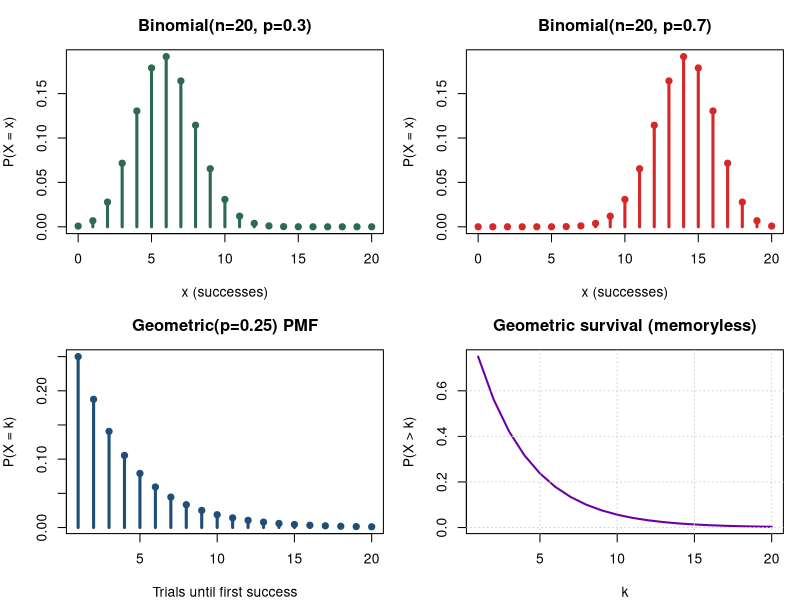
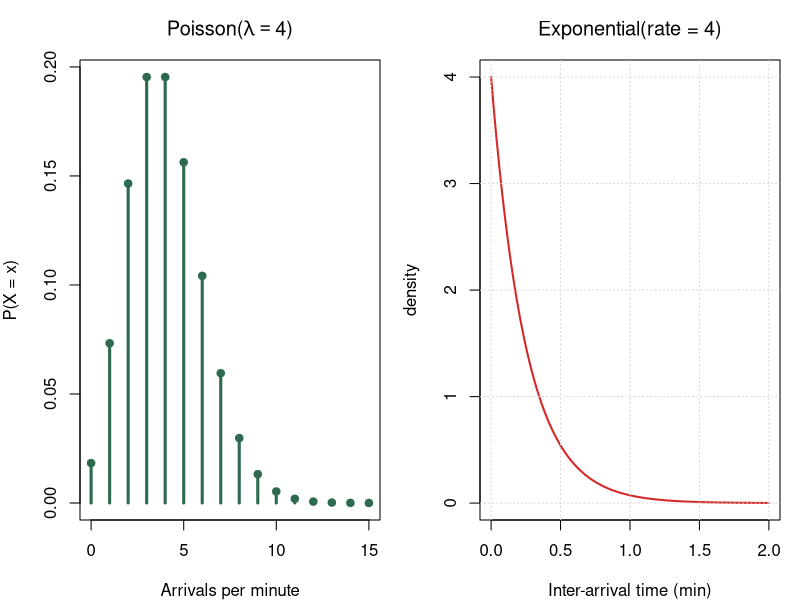
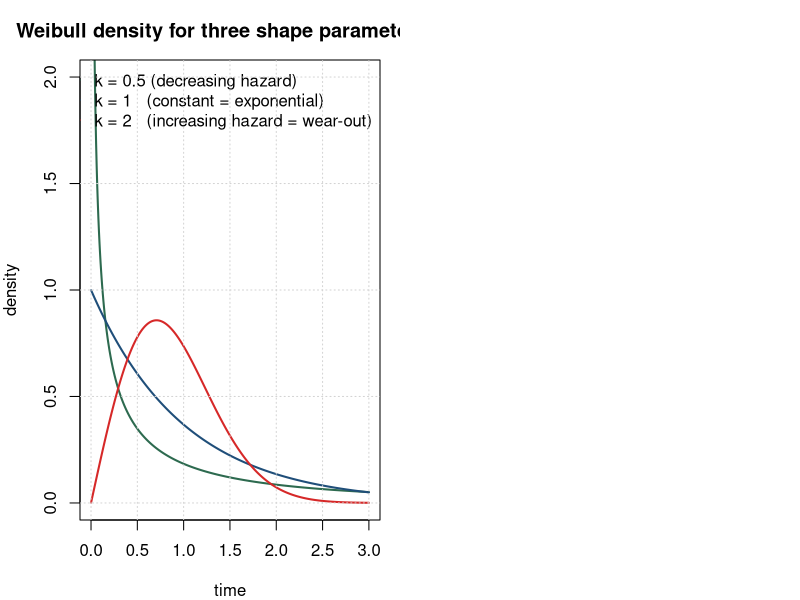
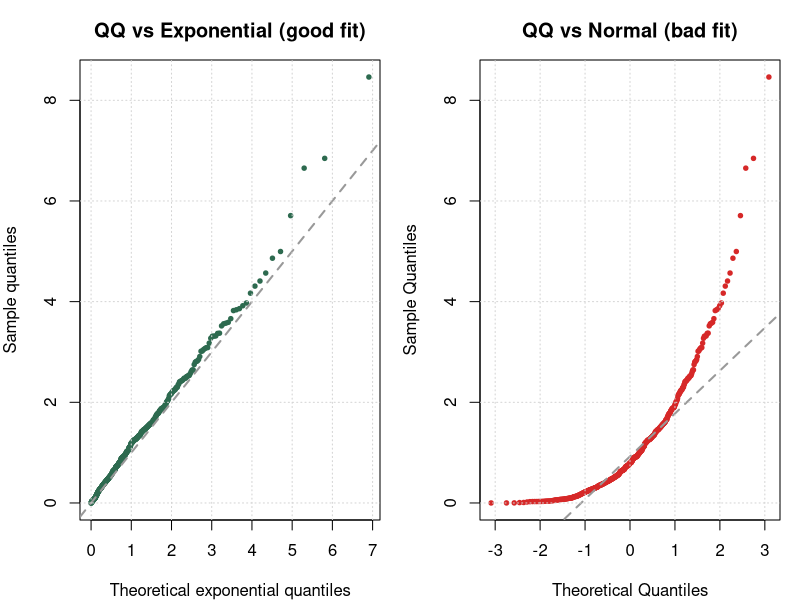
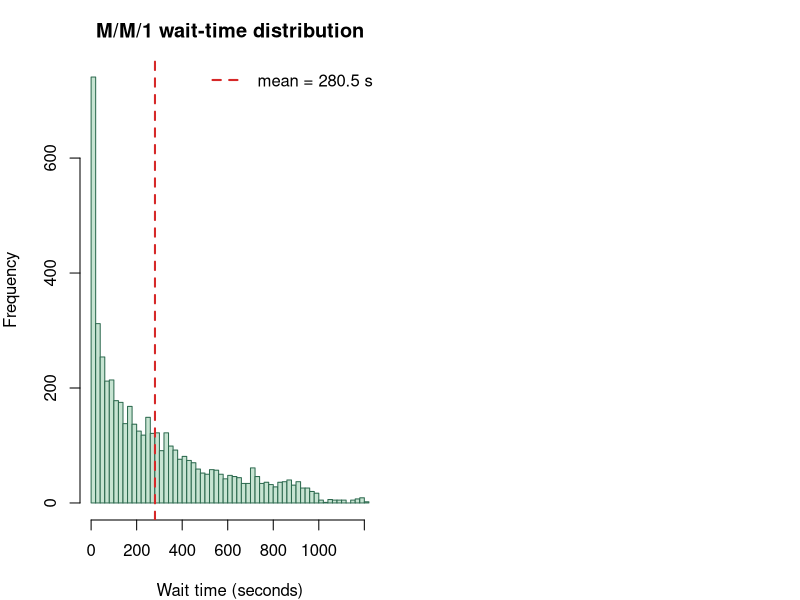

These figures' R source, in order:
## ---- chunk 1
#| label: fig-discrete-dists
#| fig-cap: "Binomial PMFs for different p (top); Geometric PMF and survival function (bottom)."
#| fig-width: 9
#| fig-height: 6
#| echo: false

par(mfrow = c(2, 2), mar = c(4, 4, 3, 1))

# Binomial p = 0.3
x <- 0:20
plot(x, dbinom(x, size = 20, prob = 0.3), type = "h", lwd = 3,
     col = "#2d6a4f", xlab = "x (successes)", ylab = "P(X = x)",
     main = "Binomial(n=20, p=0.3)")
points(x, dbinom(x, size = 20, prob = 0.3), pch = 19, col = "#2d6a4f")

# Binomial p = 0.7
plot(x, dbinom(x, size = 20, prob = 0.7), type = "h", lwd = 3,
     col = "#d62828", xlab = "x (successes)", ylab = "P(X = x)",
     main = "Binomial(n=20, p=0.7)")
points(x, dbinom(x, size = 20, prob = 0.7), pch = 19, col = "#d62828")

# Geometric PMF (p = 0.25)
k <- 1:20
plot(k, dgeom(k - 1, prob = 0.25), type = "h", lwd = 3,
     col = "#1f4e79", xlab = "Trials until first success",
     ylab = "P(X = k)", main = "Geometric(p=0.25) PMF")
points(k, dgeom(k - 1, prob = 0.25), pch = 19, col = "#1f4e79")

# Geometric survival P(X > k)
plot(k, 1 - pgeom(k - 1, prob = 0.25), type = "l", lwd = 2,
     col = "#6c00a3", xlab = "k", ylab = "P(X > k)",
     main = "Geometric survival (memoryless)")
grid()
## ---- chunk 2
#| label: fig-poisson-exp
#| fig-cap: "Poisson PMF and the matching exponential density."
#| fig-width: 9
#| fig-height: 4
#| echo: false

par(mfrow = c(1, 2), mar = c(4, 4, 3, 1))

lambda <- 4
x <- 0:15
plot(x, dpois(x, lambda), type = "h", lwd = 3, col = "#2d6a4f",
     xlab = "Arrivals per minute", ylab = "P(X = x)",
     main = bquote("Poisson(" * lambda == .(lambda) * ")"))
points(x, dpois(x, lambda), pch = 19, col = "#2d6a4f")

t <- seq(0, 2, length.out = 400)
plot(t, dexp(t, rate = lambda), type = "l", lwd = 2, col = "#d62828",
     xlab = "Inter-arrival time (min)", ylab = "density",
     main = bquote("Exponential(rate =" ~ .(lambda) * ")"))
grid()
## ---- chunk 3
#| label: fig-weibull
#| fig-cap: "Weibull density for k < 1 (weak parts fail first), k = 1 (exponential), k > 1 (wear-out)."
#| fig-width: 7
#| fig-height: 4
#| echo: false

t <- seq(0.001, 3, length.out = 500)
plot(t, dweibull(t, shape = 0.5, scale = 1), type = "l", lwd = 2,
     col = "#2d6a4f", xlab = "time", ylab = "density",
     main = "Weibull density for three shape parameters k",
     ylim = c(0, 2))
lines(t, dweibull(t, shape = 1.0, scale = 1), lwd = 2, col = "#1f4e79")
lines(t, dweibull(t, shape = 2.0, scale = 1), lwd = 2, col = "#d62828")
legend("topright",
       legend = c("k = 0.5 (decreasing hazard)",
                  "k = 1   (constant = exponential)",
                  "k = 2   (increasing hazard = wear-out)"),
       col = c("#2d6a4f", "#1f4e79", "#d62828"), lwd = 2, bty = "n")
grid()
## ---- chunk 4
#| label: fig-qq
#| fig-cap: "QQ plots: (left) simulated exponential data vs theoretical exponential — nearly straight. (right) the same data vs theoretical normal — clearly bad, especially in the tails."
#| fig-width: 9
#| fig-height: 4
#| echo: false

set.seed(42)
exp_data <- rexp(500, rate = 1)

par(mfrow = c(1, 2), mar = c(4, 4, 3, 1))

# QQ vs exponential
qq_exp <- qexp(ppoints(length(exp_data)))
plot(sort(qq_exp), sort(exp_data), pch = 19, cex = 0.6, col = "#2d6a4f",
     xlab = "Theoretical exponential quantiles",
     ylab = "Sample quantiles",
     main = "QQ vs Exponential (good fit)")
abline(0, 1, col = "gray60", lty = 2, lwd = 2)
grid()

# QQ vs normal
qqnorm(exp_data, pch = 19, cex = 0.6, col = "#d62828",
       main = "QQ vs Normal (bad fit)")
qqline(exp_data, col = "gray60", lty = 2, lwd = 2)
grid()
## ---- chunk 5
#| label: simulate-mm1
#| echo: true

set.seed(1)

simulate_mm1 <- function(n_customers = 5000, lambda = 1 / 20, mu = 1 / 19) {
  inter_arrivals <- rexp(n_customers, rate = lambda)
  service_times  <- rexp(n_customers, rate = mu)

  arrival_time <- cumsum(inter_arrivals)
  start_time   <- numeric(n_customers)
  finish_time  <- numeric(n_customers)

  start_time[1]  <- arrival_time[1]
  finish_time[1] <- start_time[1] + service_times[1]

  for (i in 2:n_customers) {
    start_time[i]  <- max(arrival_time[i], finish_time[i - 1])
    finish_time[i] <- start_time[i] + service_times[i]
  }

  wait_time <- start_time - arrival_time
  data.frame(arrival_time, start_time, finish_time, wait_time)
}

sim <- simulate_mm1()
cat("Mean wait time (sec):", round(mean(sim$wait_time), 2), "\n")
cat("Max wait time  (sec):", round(max(sim$wait_time), 2), "\n")
cat("Utilization (expected):", round((1 / 19) / (1 / 20), 3), "\n")
## ---- chunk 6
#| label: fig-mm1
#| fig-cap: "Wait-time distribution for an M/M/1 queue with mean inter-arrival 20s and mean service 19s. Most waits are short but the tail is long — the *average* already disagrees with the 'no queue' story that averaging inputs would tell."
#| fig-width: 8
#| fig-height: 4
#| echo: false

hist(sim$wait_time, breaks = 60, col = "#c7e4d2", border = "#2d6a4f",
     main = "M/M/1 wait-time distribution",
     xlab = "Wait time (seconds)")
abline(v = mean(sim$wait_time), col = "#d62828", lwd = 2, lty = 2)
legend("topright", paste("mean =", round(mean(sim$wait_time), 1), "s"),
       col = "#d62828", lwd = 2, lty = 2, bty = "n")
## ---- chunk 7
#| label: memoryless-check
#| echo: true

set.seed(7)
samples <- rexp(50000, rate = 1)

# Unconditional
p_exceed_2 <- mean(samples > 2)

# Conditional: already waited 3, ask for 2 more
survived_3 <- samples[samples > 3]
p_exceed_3_plus_2 <- mean(survived_3 > 5)

cat("P(X > 2) unconditional:       ", round(p_exceed_2, 4), "\n")
cat("P(X > 5 | X > 3) conditional: ", round(p_exceed_3_plus_2, 4), "\n")
## ---- chunk 8
#| label: markov-weather
#| echo: true

# Classic weather example: Sunny / Cloudy / Rainy
states <- c("Sunny", "Cloudy", "Rainy")
P <- matrix(c(
  0.70, 0.20, 0.10,   # from Sunny
  0.30, 0.40, 0.30,   # from Cloudy
  0.20, 0.45, 0.35    # from Rainy
), nrow = 3, byrow = TRUE)
rownames(P) <- colnames(P) <- states
P

# Eigen decomposition of P^T — the left eigenvector of P is the right eigenvector of P^T
eig <- eigen(t(P))

# Find the eigenvector corresponding to eigenvalue ~ 1
idx <- which.min(abs(eig$values - 1))
pi_star_raw <- Re(eig$vectors[, idx])
pi_star <- pi_star_raw / sum(pi_star_raw)
names(pi_star) <- states
round(pi_star, 4)
## ---- chunk 9
#| label: markov-verify
#| echo: true

# Verify by simulation: start in Sunny, take many steps, record visit fractions
set.seed(42)
n_steps <- 100000
state <- 1L  # start in Sunny
visits <- integer(3)

for (step in seq_len(n_steps)) {
  visits[state] <- visits[state] + 1L
  state <- sample.int(3, size = 1, prob = P[state, ])
}

empirical <- visits / n_steps
names(empirical) <- states
round(empirical, 4)
## ---- chunk 10
#| label: pagerank
#| echo: true

# Tiny web of 5 pages
link_matrix <- matrix(0, nrow = 5, ncol = 5)
# Page 1 links to 2, 3
link_matrix[1, c(2, 3)] <- 1
# Page 2 links to 3
link_matrix[2, 3] <- 1
# Page 3 links to 1, 4
link_matrix[3, c(1, 4)] <- 1
# Page 4 links to 3, 5
link_matrix[4, c(3, 5)] <- 1
# Page 5 links to 3
link_matrix[5, 3] <- 1

# Row-normalize to get transition matrix
P_web <- link_matrix / rowSums(link_matrix)

# Steady-state via eigen
eig_web <- eigen(t(P_web))
rank_raw <- Re(eig_web$vectors[, which.min(abs(eig_web$values - 1))])
page_rank <- rank_raw / sum(rank_raw)
names(page_rank) <- paste0("Page", 1:5)
sort(round(page_rank, 4), decreasing = TRUE)
